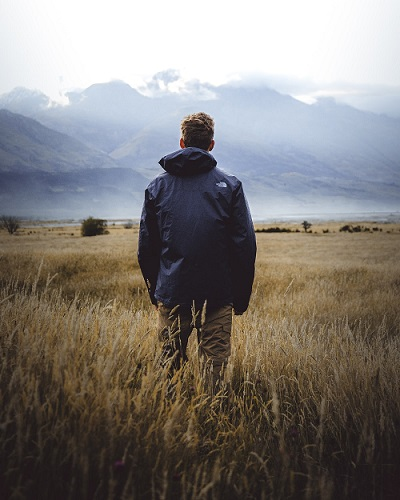
#> input picture #01 OpenCV/08 ImageProcessing/03 Edge Detection/image1.jpg, 400 x 500 px
$ jupyter execute '01 Sobel.ipynb'   (older library calls are emulated)
#> lines starting #> are read from the running program, lines starting #| are printed output that depends on the picture
[cell 1]
import numpy as np
import cv2 as cv2

# Load the image
image_original = cv2.imread('image1.jpg', cv2.IMREAD_COLOR)
#> image_original is the input picture: shape (500, 400, 3); mean B, G, R 121.3, 125, 129.7

# Convert image to gray scale
image_gray = cv2.cvtColor(image_original, cv2.COLOR_BGR2GRAY)
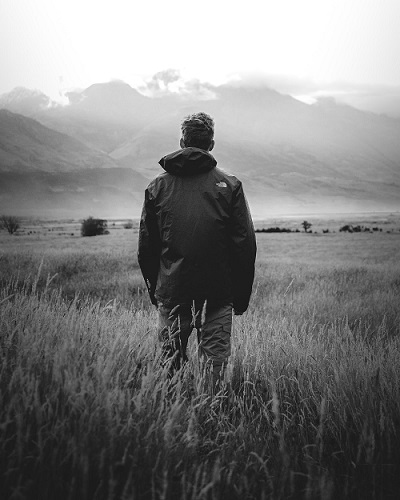
#> image_gray: shape (500, 400); min 3, max 255, mean 126

# 3x3 Y-direction  kernel
sobel_y = np.array([[-1, -2, -1], [0, 0, 0], [1, 2, 1]])


# 3 X 3 X-direction kernel
sobel_x = np.array([[-1, 0, 1], [-2, 0, 2], [-1, 0, 1]])


# Filter the image using filter2D, which has inputs: (grayscale image, bit-depth, kernel)
filtered_image_y = cv2.filter2D(image_gray, -1, sobel_y)
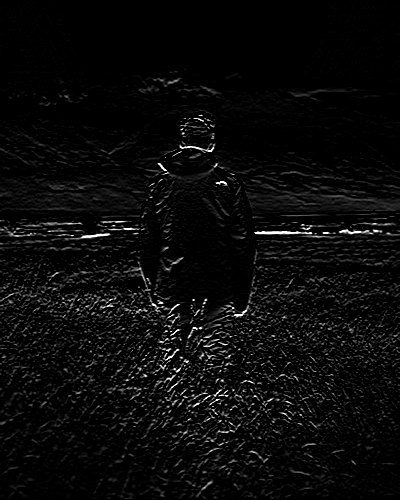
#> filtered_image_y: shape (500, 400); min 0, max 255, mean 10.1


filtered_image_x = cv2.filter2D(image_gray, -1, sobel_x)
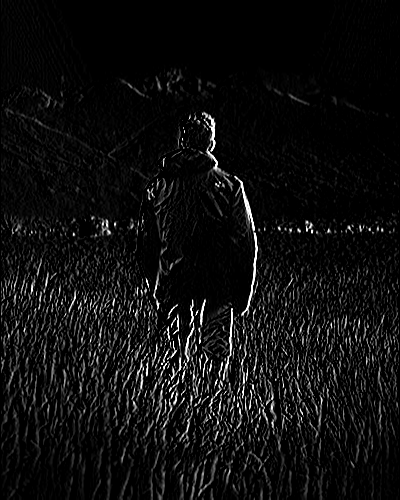
#> filtered_image_x: shape (500, 400); min 0, max 255, mean 14.7


import matplotlib.pyplot as plt

fig, ax = plt.subplots(2, 2,figsize=(10,10))
fig.suptitle('Sobel')

ax[0,0].imshow(image_original,cmap="gray")
ax[0,0].set_title("Original Image")

ax[0,1].imshow(image_gray,cmap="gray")
ax[0,1].set_title("GrayScale")

ax[1,0].imshow(filtered_image_y,cmap="gray")
ax[1,0].set_title("Sobel_x")

ax[1,1].imshow(filtered_image_x,cmap="gray")
ax[1,1].set_title("Sobel_y")
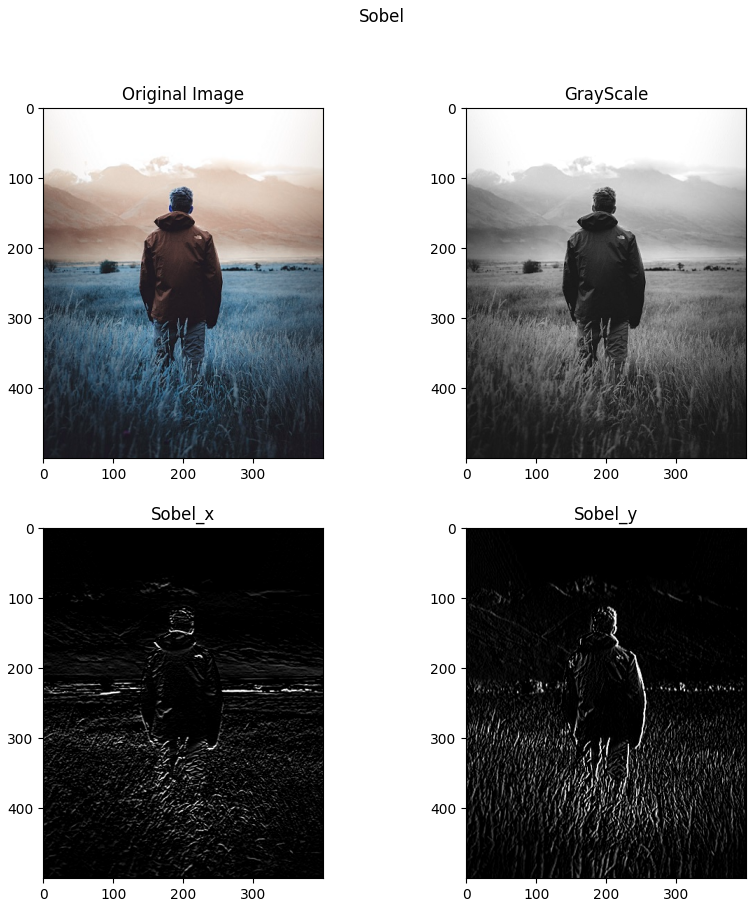
#> figure drawn by matplotlib, 4 panels; B, G, R data is drawn as R, G, B

[cell 2]
# above the tasks can be done using opencv

sobel_x_filtered_image = cv2.Sobel(image_gray, cv2.CV_64F, 1, 0, ksize=3)
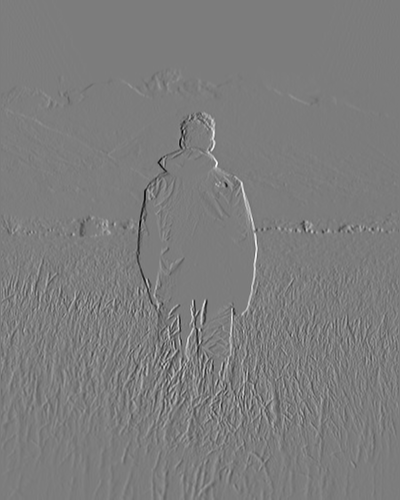
#> sobel_x_filtered_image: shape (500, 400) float64; min -720, max 749, mean 0.3; drawn with min black and max white
sobel_x_filtered_image = cv2.Sobel(image_gray, cv2.CV_64F, 0, 1, ksize=3)
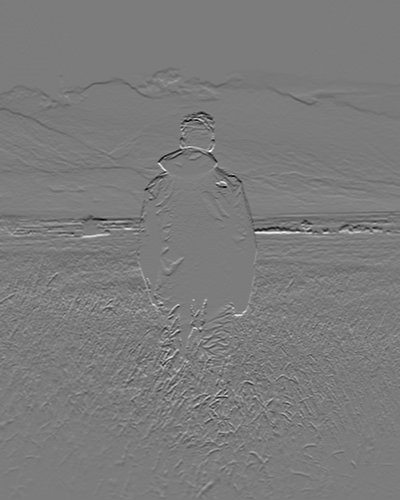
#> sobel_x_filtered_image: shape (500, 400) float64; min -587, max 614, mean -3.5; drawn with min black and max white

sobel_y_filtered_image = cv2.convertScaleAbs(sobel_x_filtered_image)
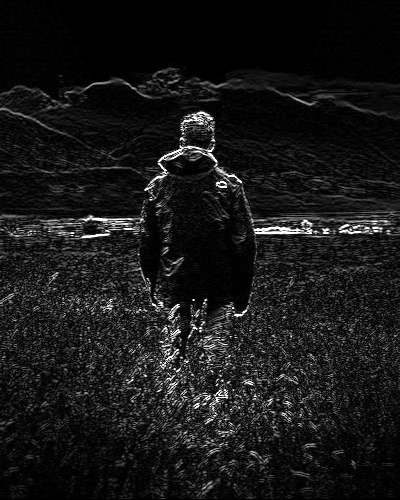
#> sobel_y_filtered_image: shape (500, 400); min 0, max 255, mean 23.7
sobel_y_filtered_image = cv2.convertScaleAbs(sobel_y_filtered_image)
